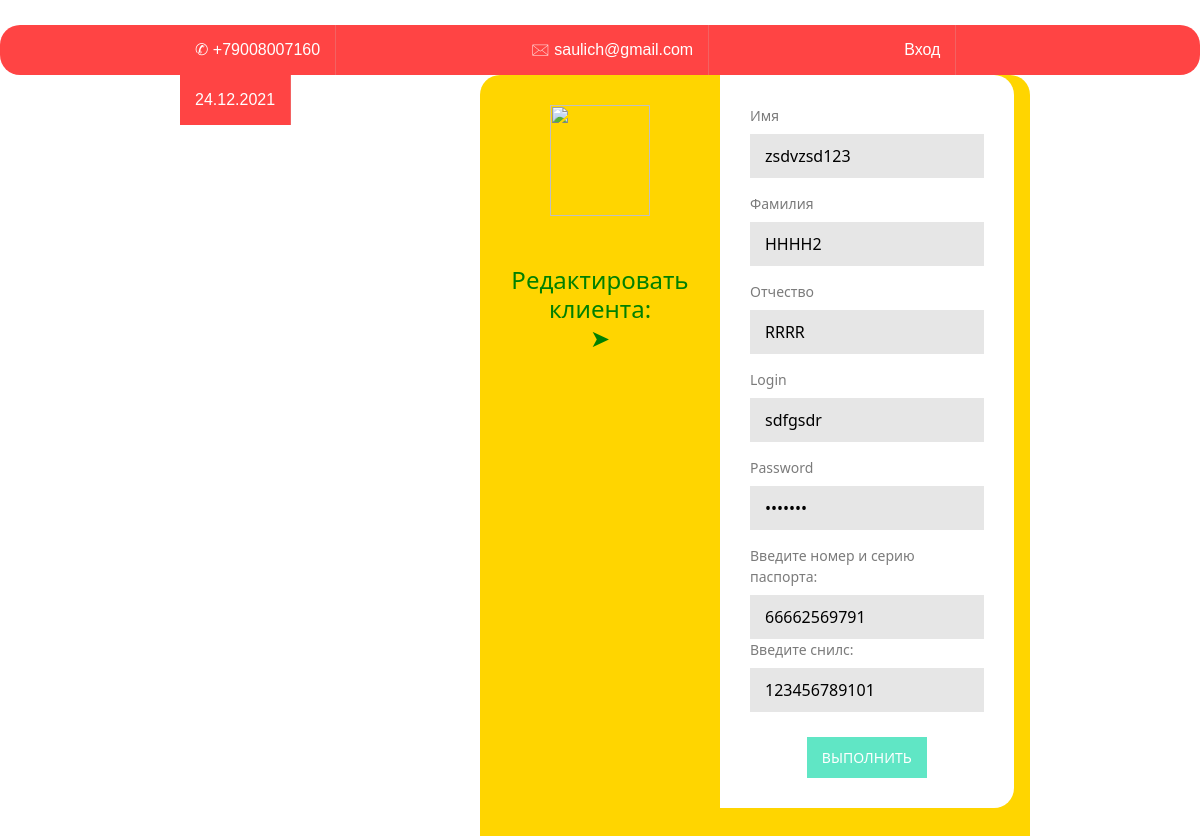
/edit_customer.html/1, run on the app's committed database.
### firstapp/models.py (models this page shows, shortened)
class Customer(models.Model):
    passport_data = models.CharField(max_length=150)
    snills = models.CharField(max_length=11)
    user = models.ForeignKey(User, on_delete=models.CASCADE)

class User(models.Model):
    login = models.CharField(max_length=50)
    password = models.CharField(max_length=50)
    name = models.CharField(max_length=50)
    surname = models.CharField(max_length=50)
    patronymic = models.CharField(max_length=50)
    photo_profile = models.ImageField(upload_to="photos_profile/%Y/%m/%d", verbose_name="Фото профиля")

### firstapp/views.py (the view, shortened to what this page needs)
# urls.py: path('edit_customer.html/<int:id>', EditCustomer.as_view()),
class EditCustomer(View):
    def get(self, request, id):
        infoUser = get_info_user(id)
        infoCustomer = Customer.objects.all()
        context = {
            'infoUser': infoUser,
            'infoCustomer':infoCustomer
        }
        return render(request, 'edit_customer.html', context=context)

### firstapp/basa.py (called while the page is built)
def get_info_user(id):
    rez = User.objects.filter(id = id)
    return rez

### firstapp/templates/edit_customer.html (shortened to what this page needs)
{% extends 'layout.html'%}
{% block content%}
<div class="form-wrap">
  <div class="profile"><img   src="http://cdn.onlinewebfonts.com/svg/download_243840.png" width="100" height="111">
    <h1>Редактировать клиента: <br>
    &#10148;</h1>
  </div>
  <form method="post" enctype="multipart/form-data">
      {% for info in infoUser %}
      {% for infoCust in infoCustomer %}
      {%if info.id == infoCust.user_id %}
      <div>
        <label for="name">Имя</label>
        <input type="text" name="name" value="{{info.name}}"  required>
      </div>
      <div>
        <label for="surname">Фамилия</label>
        <input type="text" name="surname" value="{{info.surname}}" required>
      </div>
      <div>
        <label for="patronymic">Отчество</label>
        <input type="text" name="patronymic" value="{{info.patronymic}}" required>
      </div>
      <div>
          <label for="login">Login</label>
          <input type="text" name="login" value="{{info.login}}" required>
      </div>
      <div>
          <label for="psw">Password</label>
          <input type="password" id="password-input"  name="password" value="{{info.password}}" required>
      </div>
      <div>
          <label for="pasport_data">Введите номер и серию паспорта:</label>
          <input type="number" size="12" value="{{infoCust.passport_data}}" name="numpasport" >
          <label for="snils">Введите снилс:</label>
          <input type="number" size="12" value="{{infoCust.snills}}" name="numsnils" >
      </div>
      {%endif%}
        {%endfor%}
      {%endfor%}
    <button type="submit" name="registration">Выполнить</button>
  </form>
</div>
{% endblock %}

### firstapp/static/CSS/index.css (style rules this page uses)
h1 { color:Green; margin-button:50px; }

### firstapp/static/CSS/registration.css (style rules this page uses)
.form-wrap { width: 550px; background: #ffd500; border-radius: 20px; margin-left:40%; height: 810px; }
.form-wrap * { transition: .1s linear }
.profile { width: 240px; float: left; text-align: center; padding: 30px; }
form { background: white; float: left; width: calc(97% - 240px); padding: 30px; border-radius: 0 20px 20px 0; color: #7b7b7b; }
.form-wrap:after, form div:after { content: ""; display: table; clear: both; }
form div { margin-bottom: 15px; position: relative; }
h1 { font-size: 24px; font-weight: 400; position: relative; margin-top: 50px; }
h1:after { font-size: 40px; font-family: FontAwesome; position: absolute; top: 50px; left: 50%; transform: translateX(-50%); }
label, span { display: block; font-size: 14px; margin-bottom: 8px; }
input[type="text"], input[type="email"], input[type="password"],input[type="number"] { width: 100%; padding: 10px 15px; border-width: 0; background: #e6e6e6; outline: none; margin: 0; }
button { padding: 10px 0; border-width: 0; display: block; width: 120px; margin: 25px auto 0; background: #60e6c5; color: white; font-size: 14px; outline: none; text-transform: uppercase; }

### data on the page
User: name "zsdvzsd123", surname "HHHH2", patronymic "RRRR", login "sdfgsdr"
Customer: numpasport "66662569791", numsnils "123456789101"
